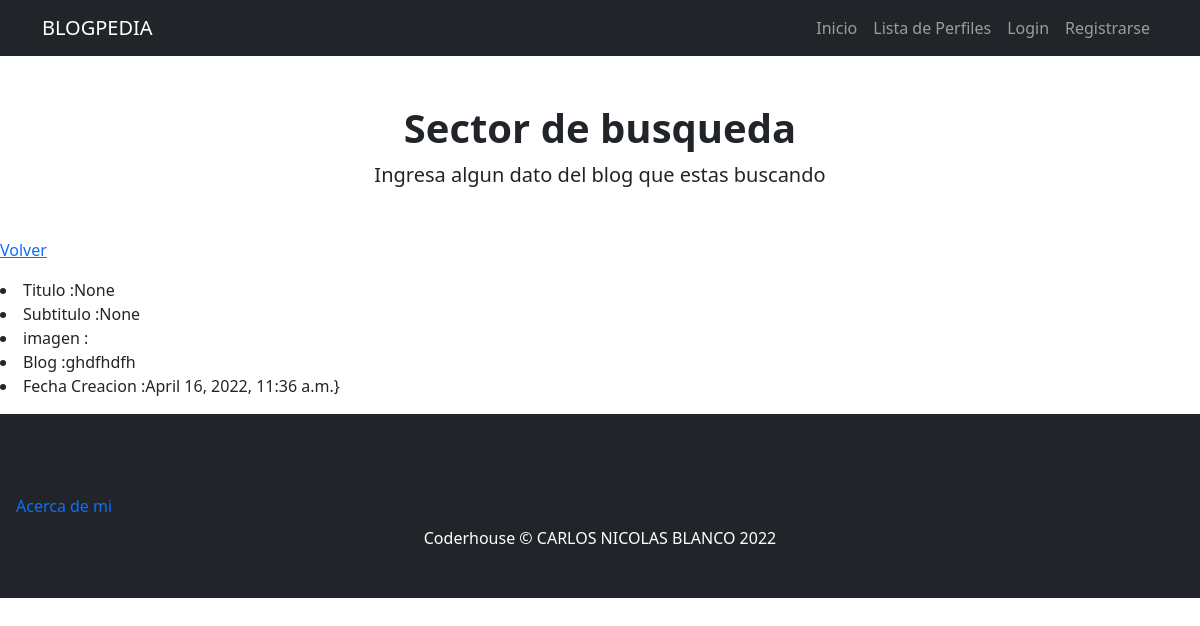
The page /usuarios/blogs/detalle/4 on the database its author committed.
### usuarios/models.py (models this page shows, shortened)
class blog(models.Model):
    titulo = models.CharField(max_length=30,blank= True, null=True)
    subtitulo = models.CharField(max_length=30,blank= True, null=True)
    imagen_blog= models.ImageField(upload_to='imagen_blog',blank=True, null=True)
    blog = RichTextField(blank= True, null=True)
    fecha_creacion_blog = models.DateTimeField(default=timezone.now)

### usuarios/views.py (the view)
# urls.py: path('blogs/detalle/<int:pk>',views.DetalleBlog.as_view(),name='detalle_blog'),
class DetalleBlog(DetailView):
    model = blog
    template_name = "usuarios/detalle_blog.html"

### usuarios/templates/usuarios/detalle_blog.html (shortened to what this page needs)
{% extends 'index/index.html' %}
{% block header_block %}
     <h1 class="fw-bolder">Sector de busqueda</h1>
     <p class="lead mb-0">Ingresa algun dato del blog que estas buscando</p>
{% endblock header_block %}
{% block body_block %}
    <p>
        <a href={% url 'blogs' %}>Volver</a>
    </p>
        <li>Titulo :{{object.titulo | safe }}</li>
        <li>Subtitulo :{{object.subtitulo | safe }}</li>
        <li>imagen :{{object.imagen_blog | safe }}</li>
        <li>Blog :{{object.blog | safe }}</li>
        <li>Fecha Creacion :{{object.fecha_creacion_blog}}}</li>
{% endblock body_block %}

### rows shown on the page
blog: titulo "None", subtitulo "None", blog "ghdfhdfh", fecha_creacion_blog "April 16, 2022, 11:36 a.m."
